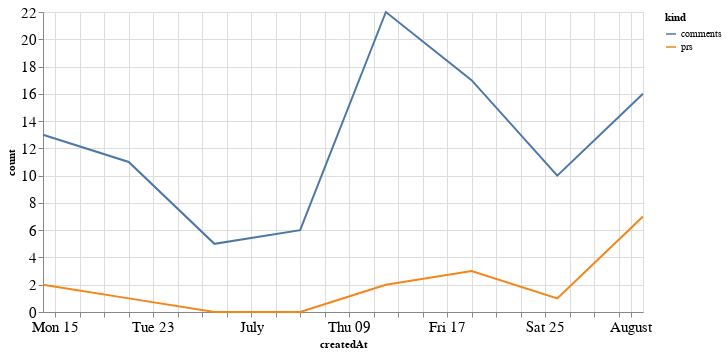

The cell this chart's notebook holds for it:
### Code cell
alt.Chart(total_time, width=600).mark_line().encode(
    x='createdAt',
    y='count',
    color='kind'
)

### Figure 1 — Vega-Lite specification as saved in the notebook (floating-point values rounded to 4 significant figures)
{"config": {"axisLeft": {"labelFontSize": 15}, "axisBottom": {"labelFontSize": 15}}, "data": {"name": "data-69765fe3347abaf137ce39075e698837"}, "mark": "line", "encoding": {"color": {"type": "nominal", "field": "kind"}, "x": {"type": "temporal", "field": "createdAt"}, "y": {"type": "quantitative", "field": "count"}}, "width": 600, "$schema": "https://vega.github.io/schema/vega-lite/v4.8.1.json", "datasets": {"data-69765fe3347abaf137ce39075e698837": [{"createdAt": "2020-06-14T00:00:00", "kind": "prs", "count": 2}, {"createdAt": "2020-06-21T00:00:00", "kind": "prs", "count": 1}, {"createdAt": "2020-06-28T00:00:00", "kind": "prs", "count": 0}, {"createdAt": "2020-07-05T00:00:00", "kind": "prs", "count": 0}, {"createdAt": "2020-07-12T00:00:00", "kind": "prs", "count": 2}, {"createdAt": "2020-07-19T00:00:00", "kind": "prs", "count": 3}, {"createdAt": "2020-07-26T00:00:00", "kind": "prs", "count": 1}, {"createdAt": "2020-08-02T00:00:00", "kind": "prs", "count": 7}, {"createdAt": "2020-06-14T00:00:00", "kind": "comments", "count": 13}, {"createdAt": "2020-06-21T00:00:00", "kind": "comments", "count": 11}, {"createdAt": "2020-06-28T00:00:00", "kind": "comments", "count": 5}, {"createdAt": "2020-07-05T00:00:00", "kind": "comments", "count": 6}, {"createdAt": "2020-07-12T00:00:00", "kind": "comments", "count": 22}, {"createdAt": "2020-07-19T00:00:00", "kind": "comments", "count": 17}, {"createdAt": "2020-07-26T00:00:00", "kind": "comments", "count": 10}, {"createdAt": "2020-08-02T00:00:00", "kind": "comments", "count": 16}]}}
